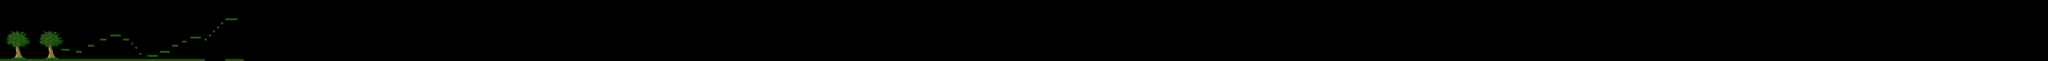

This game map was drawn from its Tiled (.tmx) file and the tilesets committed beside it. A one-line description and the trimmed map source follow:
An orthogonal 1000x30 tile map with 16x16 px tiles, 1 tile layer (Tile Layer 1) and 22 objects.

<map version="1.0" orientation="orthogonal" renderorder="right-down" width="1000" height="30" tilewidth="16" tileheight="16" nextobjectid="43">
 <tileset firstgid="1" name="Grass" tilewidth="192" tileheight="240">
  <tile id="0">
   <image width="32" height="32" source="world/Chest_Closed.png" />
  </tile>
  <tile id="1">
   <image width="16" height="16" source="world/DirtBlock_01.png" />
  </tile>
  <tile id="2">
   <image width="16" height="16" source="world/DirtBot_01.png" />
  </tile>
  <tile id="3">
   <image width="16" height="16" source="world/DirtBot_02.png" />
  </tile>
  <tile id="4">
   <image width="16" height="16" source="world/FlowerBlock_01.png" />
  </tile>
  <tile id="5">
   <image width="16" height="16" source="world/FlowerBlock_02.png" />
  </tile>
  <tile id="6">
   <image width="16" height="16" source="world/GrassBot_01.png" />
  </tile>
  <tile id="7">
   <image width="16" height="16" source="world/GrassBot_02.png" />
  </tile>
  <tile id="8">
   <image width="16" height="16" source="world/GrassPlatform_01.png" />
  </tile>
  <tile id="9">
   <image width="16" height="16" source="world/GrassPlatform_02.png" />
  </tile>
  <tile id="10">
   <image width="16" height="16" source="world/GrassPlatformEdge_left.png" />
  </tile>
  <tile id="11">
   <image width="16" height="16" source="world/GrassPlatformEdge_right.png" />
  </tile>
  <tile id="12">
   <image width="16" height="16" source="world/GrassSlope_01.png" />
  </tile>
  <tile id="13">
   <image width="16" height="16" source="world/GrassSlope_02.png" />
  </tile>
  <tile id="14">
   <image width="192" height="240" source="world/Tree_01.png" />
  </tile>
  <tile id="15">
   <image width="192" height="240" source="world/Tree_02.png" />
  </tile>
  <tile id="16">
   <image width="192" height="240" source="world/Tree_03.png" />
  </tile>
  <tile id="17">
   <image width="80" height="112" source="enemies/Golem_Walk_01.png" />
  </tile>
 </tileset>
 <layer name="Tile Layer 1" width="1000" height="30">
  <data>[30000 cells, 166 non-empty, 3 distinct tile ids]</data>
 </layer>
 <objectgroup name="Map_Collisions">
  <object id="16" x="0" y="464" width="1600" height="16" />
  <object id="17" x="480" y="384" width="64" height="16" />
  <object id="18" x="592" y="400" width="48" height="16" />
  <object id="19" x="688" y="352" width="48" height="16" />
  <object id="20" x="784" y="304" width="48" height="16" />
  <object id="22" x="864" y="272" width="80" height="16" />
  <object id="23" x="960" y="304" width="48" height="16" />
  <object id="24" x="1024" y="336" width="16" height="16" />
  <object id="25" x="1056" y="368" width="16" height="16" />
  <object id="26" x="1088" y="416" width="16" height="16" />
  <object id="28" x="1152" y="432" width="80" height="16" />
  <object id="30" x="1248" y="400" width="80" height="16" />
  <object id="31" x="1344" y="352" width="48" height="16" />
  <object id="32" x="1424" y="320" width="32" height="16" />
  <object id="33" x="1488" y="288" width="80" height="16" />
  <object id="34" x="1600" y="304" width="16" height="16" />
  <object id="35" x="1632" y="272" width="16" height="16" />
  <object id="36" x="1664" y="240" width="16" height="16" />
  <object id="38" x="1696" y="208" width="16" height="16" />
  <object id="39" x="1728" y="176" width="16" height="16" />
  <object id="40" x="1760" y="144" width="96" height="16" />
  <object id="42" x="1760" y="464" width="144" height="16" />
 </objectgroup>
 <objectgroup name="Map_Objects" />
</map>
